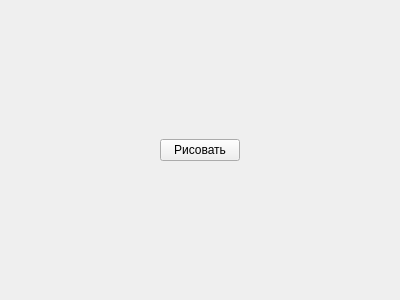
<?xml version="1.0" encoding="UTF-8"?>
<ui version="4.0">
 <class>Form</class>
 <widget class="QWidget" name="Form">
  <property name="geometry">
   <rect>
    <x>0</x>
    <y>0</y>
    <width>400</width>
    <height>300</height>
   </rect>
  </property>
  <property name="windowTitle">
   <string>Рисуем круги</string>
  </property>
  <layout class="QVBoxLayout" name="verticalLayout">
   <item>
    <spacer name="verticalSpacer">
     <property name="orientation">
      <enum>Qt::Vertical</enum>
     </property>
     <property name="sizeHint" stdset="0">
      <size>
       <width>20</width>
       <height>120</height>
      </size>
     </property>
    </spacer>
   </item>
   <item>
    <layout class="QHBoxLayout" name="horizontalLayout">
     <item>
      <spacer name="horizontalSpacer">
       <property name="orientation">
        <enum>Qt::Horizontal</enum>
       </property>
       <property name="sizeHint" stdset="0">
        <size>
         <width>40</width>
         <height>20</height>
        </size>
       </property>
      </spacer>
     </item>
     <item>
      <widget class="QPushButton" name="drawButton">
       <property name="text">
        <string>Рисовать</string>
       </property>
      </widget>
     </item>
     <item>
      <spacer name="horizontalSpacer_2">
       <property name="orientation">
        <enum>Qt::Horizontal</enum>
       </property>
       <property name="sizeHint" stdset="0">
        <size>
         <width>40</width>
         <height>20</height>
        </size>
       </property>
      </spacer>
     </item>
    </layout>
   </item>
   <item>
    <spacer name="verticalSpacer_2">
     <property name="orientation">
      <enum>Qt::Vertical</enum>
     </property>
     <property name="sizeHint" stdset="0">
      <size>
       <width>20</width>
       <height>119</height>
      </size>
     </property>
    </spacer>
   </item>
  </layout>
 </widget>
 <resources/>
 <connections/>
</ui>
